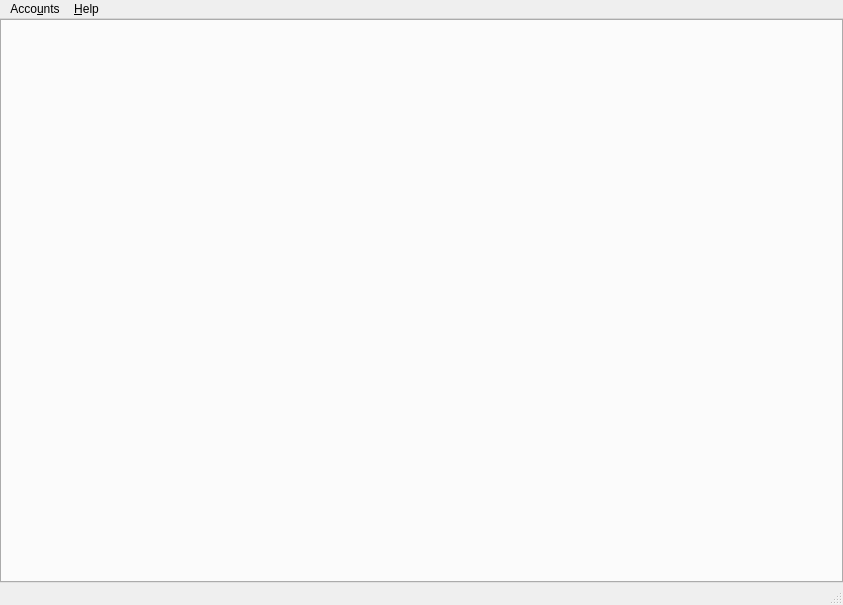
<?xml version="1.0" encoding="UTF-8"?>
<ui version="4.0">
 <class>MainWindow</class>
 <widget class="QMainWindow" name="MainWindow">
  <property name="geometry">
   <rect>
    <x>0</x>
    <y>0</y>
    <width>843</width>
    <height>605</height>
   </rect>
  </property>
  <property name="sizePolicy">
   <sizepolicy hsizetype="Expanding" vsizetype="Expanding">
    <horstretch>0</horstretch>
    <verstretch>0</verstretch>
   </sizepolicy>
  </property>
  <property name="windowTitle">
   <string>MainWindow</string>
  </property>
  <widget class="QWidget" name="centralwidget">
   <property name="sizePolicy">
    <sizepolicy hsizetype="Expanding" vsizetype="Expanding">
     <horstretch>0</horstretch>
     <verstretch>0</verstretch>
    </sizepolicy>
   </property>
   <layout class="QVBoxLayout" name="verticalLayout">
    <property name="spacing">
     <number>0</number>
    </property>
    <property name="leftMargin">
     <number>0</number>
    </property>
    <property name="topMargin">
     <number>0</number>
    </property>
    <property name="rightMargin">
     <number>0</number>
    </property>
    <property name="bottomMargin">
     <number>0</number>
    </property>
    <item>
     <widget class="QTabWidget" name="tabWidget">
      <property name="currentIndex">
       <number>-1</number>
      </property>
      <property name="tabsClosable">
       <bool>true</bool>
      </property>
      <property name="movable">
       <bool>true</bool>
      </property>
     </widget>
    </item>
   </layout>
  </widget>
  <widget class="QMenuBar" name="menubar">
   <property name="geometry">
    <rect>
     <x>0</x>
     <y>0</y>
     <width>843</width>
     <height>25</height>
    </rect>
   </property>
   <widget class="QMenu" name="accountMenu">
    <property name="title">
     <string>Acco&amp;unts</string>
    </property>
    <addaction name="actionAccount_list"/>
    <addaction name="separator"/>
    <addaction name="actionAdd_existing_account"/>
    <addaction name="actionCreate_account"/>
    <addaction name="actionLoad_a_Wallet"/>
    <addaction name="separator"/>
    <addaction name="actionQuit"/>
   </widget>
   <widget class="QMenu" name="helpMenu">
    <property name="title">
     <string>&amp;Help</string>
    </property>
    <addaction name="actionG1_licence"/>
    <addaction name="actionConfiguration"/>
    <addaction name="separator"/>
    <addaction name="actionAbout"/>
   </widget>
   <addaction name="accountMenu"/>
   <addaction name="helpMenu"/>
  </widget>
  <widget class="QStatusBar" name="statusbar"/>
  <action name="actionAccount_list">
   <property name="text">
    <string>&amp;Account list</string>
   </property>
  </action>
  <action name="actionAdd_existing_account">
   <property name="text">
    <string>Add &amp;existing account</string>
   </property>
  </action>
  <action name="actionCreate_account">
   <property name="text">
    <string>&amp;Create an account</string>
   </property>
  </action>
  <action name="actionLoad_a_Wallet">
   <property name="text">
    <string>&amp;Load a wallet</string>
   </property>
  </action>
  <action name="actionQuit">
   <property name="icon">
    <iconset resource="../../icons/tikka.slots.pyqt.resources.icons.index.qrc">
     <normaloff>:/icons/quit_icon</normaloff>:/icons/quit_icon</iconset>
   </property>
   <property name="text">
    <string>&amp;Quit</string>
   </property>
  </action>
  <action name="actionG1_licence">
   <property name="text">
    <string>Ğ1 &amp;licence</string>
   </property>
  </action>
  <action name="actionConfiguration">
   <property name="text">
    <string>&amp;Configuration</string>
   </property>
  </action>
  <action name="actionAbout">
   <property name="text">
    <string>&amp;About</string>
   </property>
  </action>
 </widget>
 <resources>
  <include location="../../icons/tikka.slots.pyqt.resources.icons.index.qrc"/>
 </resources>
 <connections/>
</ui>
